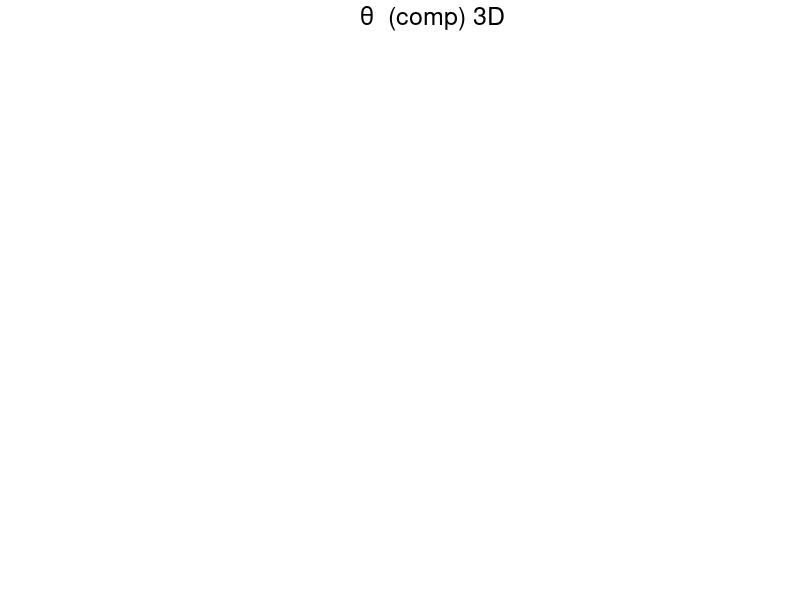

This chart was generated by the following MATLAB code: (Note: this script raises an error after producing the figure.)

% Hint: 
% saving figures as .eps:     print(gcf, 'TestPlot', '-depsc');

%modelstr = '';
modelstr = 'comp';
%modelstr = 'psinc';
%modelstr = 'psinc_w_adv_Ndt=3';
%modelstr = 'psinc_Ndt=3';
%modelstr = 'psinc_w_adv_Ndt=05';

%test_case = 'Equatorial-Long-Wave';
%test_case = 'Internal-Wave-Long-Wave';
%test_case = 'Internal-Wave-Strong-Strat';
%test_case = 'Skamarock-Klemp-Internal-Wave';
%test_case = 'Rising-Bubble';
%test_case = 'Smolarkiewicz-Margolin-Breaking-Wave';
%test_case = 'Straka';
%test_case = 'Travelling-Vortex';
test_case = 'Advection';

slice = 'xy'; % options:  'xy' 'zy' 'full3D'
showmode = 1;
separate_signs = 1;
filledcontours = 1;
fixed_contours = 1;
fixed_contour_step = 0;
no_of_contours = 10;
show_increments = 0;
symmetry = 0;        % in {0,1}
symmetrytest = 0;
showdummycells = 0;

% th0 = -0.0015/300;
% dth = 5e-4/300;
% contour_values = [th0 th0+dth th0+2*dth th0+3*dth th0+4*dth th0+5*dth th0+6*dth th0+7*dth th0+8*dth th0+9*dth th0+10*dth];
dtheta = 0.5e-3/300;
contour_values = [-5*dtheta, -4*dtheta, -3*dtheta, -2*dtheta, -dtheta, 0.0, dtheta, 2*dtheta, 3*dtheta, 4*dtheta, 5*dtheta];
%contour_values = [1.0001 1.0011 1.0022 1.0022 1.0033 1.0044 1.0055 1.0065];
%contour_values = linspace(-0.01,0.01,41) / 288.15;
title_true = 1;

%kmin = 50;
%kmax = 53;
kmin = 0;
kmax = 601;
dk   = 1;

if strcmp(test_case, 'Equatorial-Long-Wave')
    scalefactor = 2.0;
    ncx = 300; 
    ncy = 20;  
    %ncx = 600; 
    %ncy = 80;  
    L   = 8*3000.0 * scalefactor;  % 
    x0  = 0.0*L;
    H   = 10.0;  %
    aspect = [L/H/3 1 1];
    velosc = 100;  % velocity unit of RKLM code
elseif strcmp(test_case, 'Internal-Wave-Long-Wave')
    scalefactor = 2.0;
    ncx = 300; 
    ncy = 20;  
    %ncx = 600; 
    %ncy = 80;  
    L   = 3000.0 * scalefactor;  % 
    x0  = 0.0*L;
    H   = 10.0;  %
    aspect = [L/H/3 1 1];
    velosc = 100;  % velocity unit of RKLM code
elseif strcmp(test_case, 'Internal-Wave-Strong-Strat')
    scalefactor = 1.0;
    ncx = 1200; 
    ncy = 40;  
    L   = 3000.0 * scalefactor;  % 
    x0  = 0.5*L;
    H   = 10.0;  %
    aspect = [80 1 1];
    velosc = 100;  % velocity unit of RKLM code
elseif strcmp(test_case, 'Skamarock-Klemp-Internal-Wave')
    scalefactor = 1.0;
    ncx = 300; 
    ncy = 10;
    ncz = 5;
    L   = 300.0 * scalefactor;  % [km] 
    x0  = 0.5*L;
    H   = 10.0;    % [km] 
    B   = 20.0;    % [km]
    aspect = [16 1 1];
    velosc = 100;  % [m/s] velocity unit of RKLM code
elseif strcmp(test_case, 'Rising-Bubble')
    ncx = 160;  
    ncy =  80;  
    L   = 2.0;  
    x0  = 1.0;
    H   = 1.0; 
    aspect = [1 1 1];
    velosc = 100;  % velocity unit of RKLM code
elseif strcmp(test_case, 'Travelling-Vortex')
    ncx = 128;  % 512; 256;
    ncy = 128;  % 512; 256;
    L   = 1.0;  
    x0  = 0.5;
    H   = 1.0; 
    aspect = [1 1 1];
    velosc = 100;  % velocity unit of RKLM code
elseif strcmp(test_case, 'Straka')
    ncx = 512;  
    ncy = 64;  
    L  = 52.2;  % 
    x0 = 0.0*L;
    H  = 6.4;  %
    aspect = [1 1 1];
    velosc = 100;  % velocity unit of RKLM code
elseif strcmp(test_case, 'Smolarkiewicz-Margolin-Breaking-Wave')
    ncx = 240;  
    ncy = 120;  
    L   = 120.0;  % 
    x0  =  60.0;
    H   =  60.0;  %
    aspect = [1 1 1];
    velosc = 100;  % velocity unit of RKLM code
elseif strcmp(test_case, 'Advection')
    ncx = 31;  
    ncy = 31;  
    ncz = 31;  
    L  = 2.0;  % 
    x0 = 0.0*L;
    H  = 2.0;
    B  = 2.0;%
    aspect = [1 1 1];
    velosc = 100;  % velocity unit of RKLM code
end
    
% auxiliary adjustments of grid parameters
nnx = ncx+1;
dumsx = 2;
if ncy == 1
    nny = 1;
    dumsy = 0;
else
    nny = ncy+1;
    dumsy = 2;
end
if ncz == 1
    nnz = 1;
    dumsz = 0;
else
    nnz = ncz+1;
    dumsz = 2;
end

modelfigstr = strcat('  (',modelstr,')');

rhoY_diff = 0;
rhoZ_diff = 0;
transp    = 0;

if strcmp(slice, 'full3D')
    kkmin = 1;
    dkk   = 5;
    kkmax = 31;
else
    nslice = 16;
end

folderstring = strcat('/Users/rupert/Documents/Computation/RKLM_Reference/low_Mach_gravity_',modelstr);

% cell-centered fields
%varstr = 'rho'; folderstr = 'rho'; titlestr = 'rho'; ndummy = 2; arraysize = [ncx ncy ncz];
%varstr = 'p'; folderstr = 'p'; titlestr = 'p'; ndummy = 2; arraysize = [ncx ncy ncz];
%varstr = 'S'; folderstr = 'S'; titlestr = 'S'; ndummy = 2; arraysize = [ncx ncy ncz];
%varstr = 'rhoY';  folderstr = 'rhoY'; titlestr = 'rhoY'; ndummy = 2; arraysize = [ncx ncy ncz]; rhoY_diff = 1;
%varstr = 'drhoY';  folderstr = 'drhoY'; titlestr = 'drhoY'; ndummy = 2; arraysize = [ncx ncy ncz];
varstr = 'Y';  folderstr = 'Y'; titlestr = '\theta'; ndummy = 2; arraysize = [ncx ncy ncz];
%varstr = 'dY';  folderstr = 'dY'; titlestr = 'd\theta'; ndummy = 2; arraysize = [ncx ncy ncz];
%varstr = 'buoy';  folderstr = 'buoy'; titlestr = 'buoy'; ndummy = 2; arraysize = [ncx ncy ncz];
%varstr = 'rhoZp';  folderstr = 'rhoZp'; titlestr = 'rhoZp'; ndummy = 2; arraysize = [ncx ncy ncz];
%varstr = 'rhoZB';  folderstr = 'rhoZB'; titlestr = 'rhoZB'; ndummy = 2; arraysize = [ncx ncy ncz];
%varstr = 'rhoZ';  folderstr = 'rhoZ'; titlestr = 'rhoZ'; ndummy = 2; arraysize = [ncx ncy ncz];
%varstr = 'Z';  folderstr = 'Z'; titlestr = 'Z'; ndummy = 2; arraysize = [ncx ncy ncz]; rhoZ_diff = 0;
%varstr = 'u';  folderstr = 'u'; titlestr = 'u'; ndummy = 2; arraysize = [ncx ncy ncz]; symmetry = -1*symmetry;
%varstr = 'v';  folderstr = 'v'; titlestr = 'v'; ndummy = 2; arraysize = [ncx ncy ncz];
%varstr = 'w';  folderstr = 'w'; titlestr = 'w'; ndummy = 2; arraysize = [ncx ncy ncz];
%varstr = 'qv';  folderstr = 'qv'; titlestr = 'qv'; ndummy = 2; arraysize = [ncx ncy ncz];
%varstr = 'qc';  folderstr = 'qc'; titlestr = 'qc'; ndummy = 2; arraysize = [ncx ncy ncz];
%varstr = 'qr';  folderstr = 'qr'; titlestr = 'qr'; ndummy = 2; arraysize = [ncx ncy ncz];
%varstr = 'flux_rhou';  folderstr = 'fluxes'; titlestr = 'flux_rhou'; ndummy = 2; arraysize = [ncx+1 ncy ncz]; symmetry = -1*symmetry;
%varstr = 'flux_rhov';  folderstr = 'fluxes'; titlestr = 'flux_rhov'; ndummy = 2; arraysize = [ncy+1 ncz ncx]; symmetry = -1*symmetry;
%varstr = 'flux_rhov';  folderstr = 'fluxes'; titlestr = 'flux_rhov'; ndummy = 2; arraysize = [ncz+1 ncx ncy]; symmetry = -1*symmetry;

%varstr = 'p2_c';  folderstr = 'p2_c'; titlestr = '\pi'; ndummy = 2; arraysize = [ncx ncy ncz];
%varstr = 'dp2_c';  folderstr = 'dp2_c'; titlestr = 'd\pi'; ndummy = 2; arraysize = [ncx ncy ncz];
%varstr = 'dpdim';  folderstr = 'dpdime'; titlestr = 'dp [Pa]'; ndummy = 2; arraysize = [ncx ncy ncz];
%varstr = 'rhs_cells';  folderstr = 'rhs_cells'; titlestr = 'rhs_c'; ndummy = 2; arraysize = [ncx ncy ncz];

%varstr = 'p2_n';  folderstr = 'p2_nodes'; titlestr = '\pi_n';    ndummy = 2; arraysize = [nnx nny nnz];
%varstr = 'dp2_n';  folderstr = 'dp2_nodes'; titlestr = 'd\pi_n';    ndummy = 2; arraysize = [nnx nny nnz];
%varstr = 'rhs_nodes';  folderstr = 'rhs_nodes'; titlestr = 'rhs_n';    ndummy = 2; arraysize = [nnx nny nnz];

%varstr = 'advflux_x';  folderstr = 'advflux'; titlestr = 'advflux_x'; ndummy = 2; arraysize = [ncx+1 ncy ncz]; symmetry = -1*symmetry;
%varstr = 'advflux_y';  folderstr = 'advflux'; titlestr = 'advflux_y'; ndummy = 2; arraysize = [ncy+1 ncz ncx]; symmetry = -1*symmetry; transp = 1;
%varstr = 'advflux_z';  folderstr = 'advflux'; titlestr = 'advflux_z'; ndummy = 2; arraysize = [ncz+1 ncx ncy]; symmetry = -1*symmetry; transp = 1;



scrsz = get(0,'ScreenSize');
figure1 = figure('Position',[1 scrsz(4)/1.5 scrsz(3)/1.5 scrsz(4)/1.75]);
if title_true
    texthandle = annotation('textbox', [0.45 0.95 0.2 0.05]);
    set(texthandle, 'String', strcat(titlestr,modelfigstr,' 3D'), 'FontSize', 18, 'FontName', 'Helvetica', 'LineStyle', 'none');
end
%set(texthandle, 'String', titlestr, 'FontSize', 14, 'FontName', 'Optima');

for k = kmin:dk:kmax
    kstr = num2str(k);
    if k < 10
        filestr = strcat(folderstring,'/',folderstr,'/',varstr,'_00',kstr,'.hdf');
    else
        if k < 100
            filestr = strcat(folderstring,'/',folderstr,'/',varstr,'_0',kstr,'.hdf');
        else
            filestr = strcat(folderstring,'/',folderstr,'/',varstr,'_',kstr,'.hdf');
        end
    end
    v = hdfread(filestr, '/Data-Set-2', 'Index', {[1  1  1],[1  1  1],[arraysize(1)+2*ndummy  arraysize(2)+2*ndummy  arraysize(3)+2*ndummy]});
    
    if strcmp(slice, 'full3D')

        [nx, ny, nz] = size(v);
        nx = nx - 4;
        ny = ny - 4;
        nz = nz - 4;
        
        dx = L/nx;
        dy = H/ny;
        dz = B/nz;
        
        x = linspace(0.5*dx-(nx/2)*dx,-0.5*dx+(nx/2)*dx,nx);
        y = linspace(0.5*dy,-0.5*dy+ny*dy,ny);
        z = linspace(0.5*dz-(nz/2)*dz,-0.5*dz+(nz/2)*dz,nz);
                
        th = v(3:1:nx+2, 3:1:ny+2, 3:1:nz+2);
                
        % Create contours
        %[X,Y,Z] = meshgrid(x,y,z);
        %contourslice(x,y,z,th,0.0,0.5,0.0);
        %contourslice(X,Y,Z,th,[],[0.33, 0.5, 0.66],[], [1.001, 1.002, 1.003, 1.004, 1.005, 1.006]);

        %isovalue = 1.001;
        %fvc = isocaps(th,isovalue);
        %fvc = isocaps(x,y,z,th,isovalue);
        %patch(fvc);

        % Create contours

        if filledcontours
            for kk = kkmin:dkk:kkmax
                contourf(x,y,transpose(th(:,:,kk)),15,'LineColor','auto');
                colormap Jet;
                colorbar('FontSize',14,'FontName','Helvetica');
                set(gca,'DataAspectRatio', aspect, 'FontSize',18,'FontName','Helvetica');
                pause;
            end
        else
            if fixed_contours
                contour(x,z,th,contour_values,'LineColor','k');
            else
                contour(x,z,th,10,'LineColor','k');
            end
            set(gca,'DataAspectRatio', aspect, 'FontSize',18,'FontName','Helvetica');
        end

        if title_true
            title(strcat(titlestr,kstr));
        end
        % Create xlabel
        xlabel('x','FontSize',18,'FontName','Helvetica');
        
        % Create ylabel
        ylabel('y','FontSize',18,'FontName','Helvetica');

        % Create ylabel
        zlabel('z','FontSize',18,'FontName','Helvetica');

        pause
    else
        
        % for now let's take it slice by slice
        if strcmp(slice, 'xy')
            velo = v(:,:,nslice);
        elseif strcmp(slice, 'zy')
            velo = transpose(reshape(v(nslice,:,:), [arraysize(2)+2*ndummy, arraysize(3)+2*ndummy]));
        end
        
        if strcmp(varstr, 'rhs_nodes')
            velo(1:3,:) = 0.0*velo(1:3,:);
            velo(:,1:3) = 0.0*velo(:,1:3);
            velo(end-2:end,:) = 0.0*velo(end-2:end,:);
            velo(:,end-2:end) = 0.0*velo(:,end-2:end);
        end
        
        % eigenmode test case
        [nx, nz] = size(velo);
        nx = nx - 4;
        nz = nz - 4;
        
        dx = L/nx;
        dz = H/nz;
        
        dth = 8.3333e-04;
        x = linspace(0.5*dx-(nx/2)*dx,-0.5*dx+(nx/2)*dx,nx);
        z = linspace(0.5*dz,-0.5*dz+nz*dz,nz);
        Yt = transpose(velo);
        th = Yt(3:1:nz+2, 3:1:nx+2);
        
        %figure(1);
        %contour(x,z,th, [1+dth 1+2*dth 1+3*dth 1+4*dth 1+5*dth 1+6*dth 1+7*dth 1+8*dth], 'k');
        %set(gca,'DataAspectRatio',[1 1 1]);
        
        
        % Create contour
        if filledcontours
            contourf(x,z,th,15,'LineColor','auto');
            %contourf(x,z,th,[1.01 1.05 1.1 1.15 1.2 1.24],'LineColor','auto');
            colormap Jet
            colorbar('FontSize',14,'FontName','Helvetica')
        else
            if fixed_contours
                contour(x,z,th,contour_values,'LineColor','k');
            else
                contour(x,z,th,10,'LineColor','k');
            end
        end
        set(gca,'DataAspectRatio', aspect, 'FontSize',18,'FontName','Helvetica');
        if title_true
            title(strcat(titlestr,kstr));
        end
        % Create xlabel
        xlabel('x','FontSize',18,'FontName','Helvetica');
        
        % Create ylabel
        ylabel('z','FontSize',18,'FontName','Helvetica');
        
        pause
    end
end


